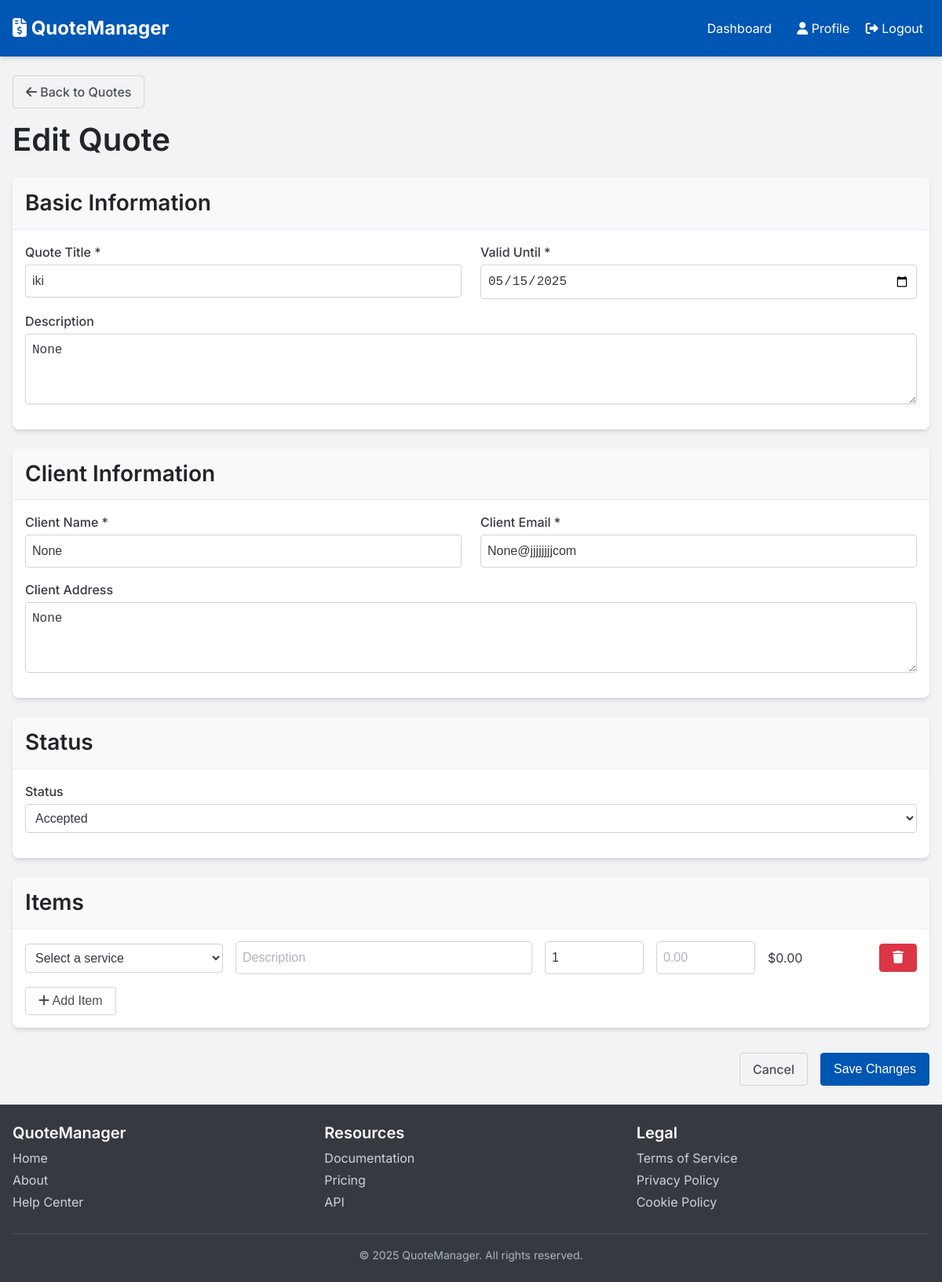
The page /quotes/iki/edit/ (signed in) on the database its author committed.
### quotes/models.py (models this page shows, shortened)
class Quote(models.Model):
    STATUS_CHOICES = (
        ('pending', 'Pending'),
        ('accepted', 'Accepted'),
        ('refused', 'Refused'),
    )
    title = models.CharField(max_length=255)
    reference = models.CharField(max_length=50, unique=True, editable=False)
    slug = models.SlugField(max_length=255, unique=True, blank=True)
    owner = models.ForeignKey(User, on_delete=models.CASCADE, related_name='quotes')
    client_name = models.CharField(max_length=255)
    client_email = models.EmailField()
    client_address = models.TextField(blank=True)
    description = models.TextField(blank=True)
    status = models.CharField(max_length=20, choices=STATUS_CHOICES, default='pending')
    total_amount = models.DecimalField(max_digits=10, decimal_places=2)
    valid_until = models.DateField()
    created_at = models.DateTimeField(auto_now_add=True)
    updated_at = models.DateTimeField(auto_now=True)
    class Meta:
        ordering = ['-created_at']

### quotes/frontend_views.py (the view, shortened to what this page needs)
# urls.py: path('quotes/<slug:slug>/edit/', login_required(frontend_views.quote_edit), name='quote_edit'),
def quote_edit(request, slug):
    quote = get_object_or_404(Quote, slug=slug, owner=request.user)
    services = Service.objects.all()
    context = {
        'quote': quote,
        'services': services,
        'title': f'Edit Quote: {quote.reference}',
    }
    return render(request, 'quotes/edit.html', context)

### templates/quotes/edit.html (shortened to what this page needs)
{% extends 'base.html' %}
{% load static %}
{% block content %}
<div class="quote-edit-page">
    <div style="margin-bottom: 1rem;">
        <a href="{% url 'quote_list' %}" class="btn btn-sm btn-outline">
            <i class="fas fa-arrow-left"></i> Back to Quotes
        </a>
    </div>
    <h1>Edit Quote</h1>
    <form method="post" action="{% url 'quote_edit' quote.slug %}" class="quote-items-form" data-validate>
        <div class="card" style="margin-top: 1.5rem;">
            <div class="card-header">
                <h3 style="margin: 0;">Basic Information</h3>
            </div>
            <div class="card-body">
                <div style="display: grid; grid-template-columns: repeat(auto-fit, minmax(300px, 1fr)); gap: 1.5rem;">
                    <div class="form-group">
                        <label for="title" class="form-label">Quote Title *</label>
                        <input type="text" name="title" id="title" class="form-control" value="{{ quote.title }}" required>
                    </div>
                    <div class="form-group">
                        <label for="valid_until" class="form-label">Valid Until *</label>
                        <input type="date" name="valid_until" id="valid_until" class="form-control" value="{{ quote.valid_until|date:'Y-m-d' }}" required>
                    </div>
                </div>
                <div class="form-group">
                    <label for="description" class="form-label">Description</label>
                    <textarea name="description" id="description" class="form-control" rows="3">{{ quote.description }}</textarea>
                </div>
            </div>
        </div>
        <div class="card" style="margin-top: 1.5rem;">
            <div class="card-header">
                <h3 style="margin: 0;">Client Information</h3>
            </div>
            <div class="card-body">
                <div style="display: grid; grid-template-columns: repeat(auto-fit, minmax(300px, 1fr)); gap: 1.5rem;">
                    <div class="form-group">
                        <label for="client_name" class="form-label">Client Name *</label>
                        <input type="text" name="client_name" id="client_name" class="form-control" value="{{ quote.client_name }}" required>
                    </div>
                    <div class="form-group">
                        <label for="client_email" class="form-label">Client Email *</label>
                        <input type="email" name="client_email" id="client_email" class="form-control" value="{{ quote.client_email }}" required>
                    </div>
                </div>
                <div class="form-group">
                    <label for="client_address" class="form-label">Client Address</label>
                    <textarea name="client_address" id="client_address" class="form-control" rows="3">{{ quote.client_address }}</textarea>
                </div>
            </div>
        </div>
        <div class="card" style="margin-top: 1.5rem;">
            <div class="card-header">
                <h3 style="margin: 0;">Status</h3>
            </div>
            <div class="card-body">
                <div class="form-group">
                    <label for="status" class="form-label">Status</label>
                    <select name="status" id="status" class="form-select">
                        <option value="accepted" {% if quote.status == 'accepted' %}selected{% endif %}>Accepted</option>
                    </select>
                </div>
            </div>
        </div>
        <div class="card" style="margin-top: 1.5rem;">
            <div class="card-header">
                <h3 style="margin: 0;">Items</h3>
            </div>
            <div class="card-body">
                <div class="items-container">
                </div>
                <button type="button" class="btn btn-outline add-item-btn">
                    <i class="fas fa-plus"></i> Add Item
                </button>
            </div>
        </div>
        <div style="margin-top: 2rem; display: flex; justify-content: flex-end; gap: 1rem;">
            <a href="{% url 'quote_list' %}" class="btn btn-outline">Cancel</a>
            <button type="submit" class="btn btn-primary">Save Changes</button>
        </div>
    </form>
</div>
<template id="item-template">
    <div class="item-row" style="display: grid; grid-template-columns: 2fr 3fr 1fr 1fr 1fr auto; gap: 1rem; margin-bottom: 1rem; align-items: center;">
        <div>
            <select name="item_service" class="form-select item-service" required>
                <option value="">Select a service</option>
            </select>
        </div>
        <div>
            <input type="text" name="item_description" class="form-control" placeholder="Description">
        </div>
        <div>
            <input type="number" name="item_quantity" class="form-control item-quantity" value="1" min="1" step="1" required>
        </div>
        <div>
            <input type="number" step="0.01" name="item_price" class="form-control item-price" placeholder="0.00" required>
        </div>
        <div>
            $<span class="item-total">0.00</span>
        </div>
        <div>
            <button type="button" class="btn btn-sm btn-danger remove-item-btn">
                <i class="fas fa-trash"></i>
            </button>
        </div>
    </div>
</template>
{% endblock %}

### rows shown on the page
Quote: title "iki", valid_until "05/15/2025", description "None", client_name "None", client_email "None@jjjjjjjjcom", client_address "None", status "Accepted"
